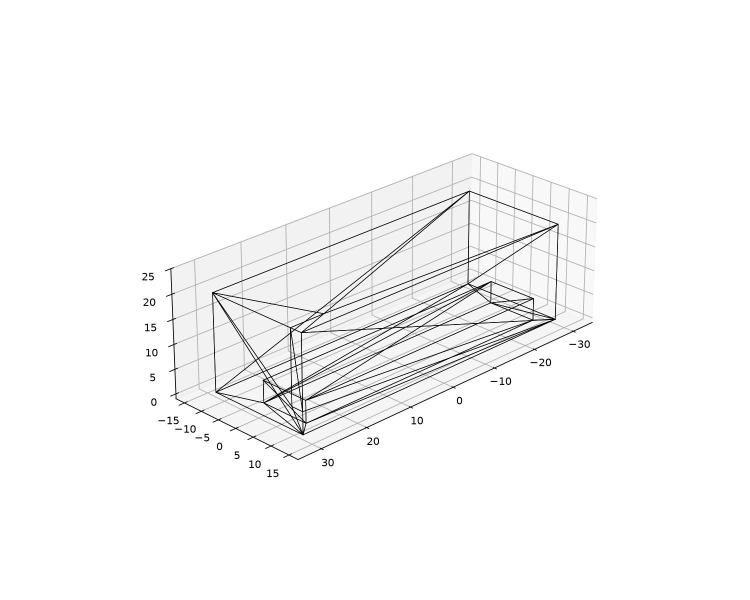
#> input picture ps4_cover_clip_example.jpg, 1500 x 1200 px, found by its file name (shown at 1/2 size)
$ python make_clip_guide.py
#> lines starting #> are read from the running program, lines starting #| are printed output that depends on the picture
from PIL import Image, ImageDraw, ImageFont
import os

base_path = '/workspaces/-'
input_path = os.path.join(base_path, 'ps4_cover_clip_example.jpg')
output_path = os.path.join(base_path, 'ps4_cover_clip_guide.jpg')
if not os.path.exists(input_path):
    raise FileNotFoundError(input_path)
img = Image.open(input_path).convert('RGB')
#> img is the input picture: PIL image 1500x1200 RGB; min 0, max 255, mean 248.5

w, h = img.size
#> w = 1500; h = 1200
new_w = max(2200, w + 800)
#> new_w = 2300
new_h = max(1200, h + 100)
#> new_h = 1300
canvas = Image.new('RGB', (new_w, new_h), (30, 30, 30))
#> canvas: PIL image 2300x1300 RGB; every value is 30
canvas.paste(img, (50, 50))
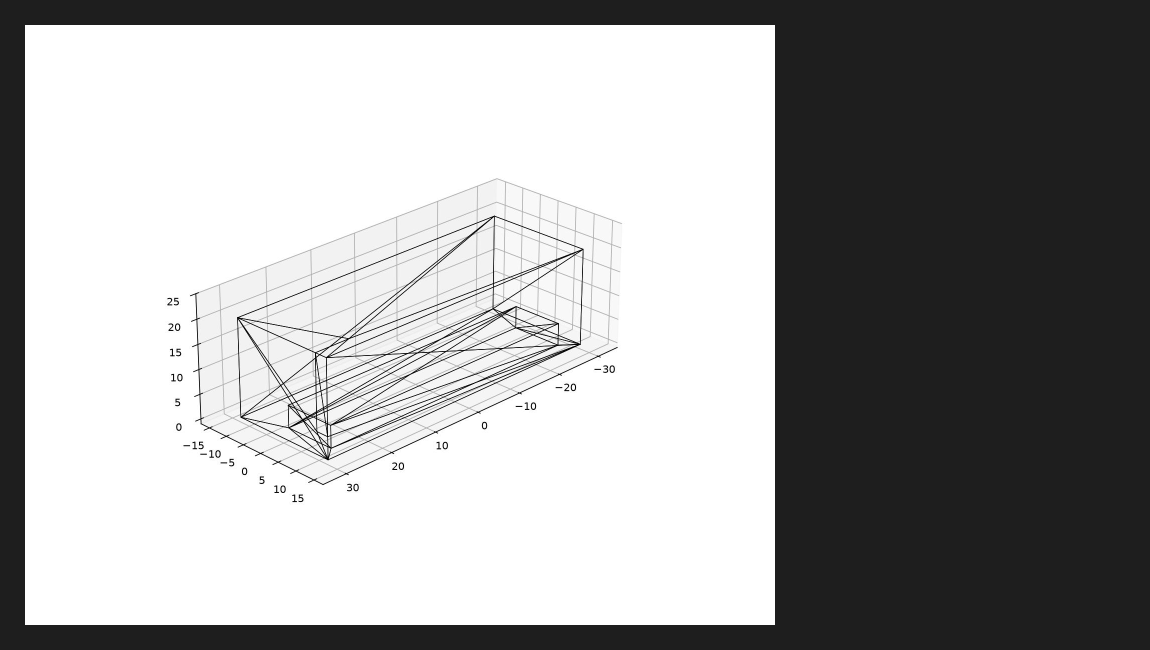
#> canvas: PIL image 2300x1300 RGB (shown at 1/2 size); min 0, max 255, mean 161.6
draw = ImageDraw.Draw(canvas)

try:
    font = ImageFont.truetype('DejaVuSans-Bold.ttf', 34)
    font_small = ImageFont.truetype('DejaVuSans.ttf', 24)
except Exception:
    font = ImageFont.load_default()
    font_small = ImageFont.load_default()

# arrow helper
def arrow(start, end, color=(255,255,255), width=4):
    draw.line([start, end], fill=color, width=width)
    import math
    dx = end[0] - start[0]
    dy = end[1] - start[1]
    dist = math.hypot(dx, dy)
    if dist == 0:
        return
    ux, uy = dx / dist, dy / dist
    perp = (-uy, ux)
    size = 18
    p1 = (end[0] - ux * size + perp[0] * size / 2, end[1] - uy * size + perp[1] * size / 2)
    p2 = (end[0] - ux * size - perp[0] * size / 2, end[1] - uy * size - perp[1] * size / 2)
    draw.polygon([end, p1, p2], fill=color)

# image coordinates
img_x = 50
img_y = 50
img_w = w
#> img_w = 1500
img_h = h
#> img_h = 1200

arrow((img_x + img_w - 40, img_y + 200), (img_x + img_w + 180, img_y + 160))
draw.text((img_x + img_w + 200, img_y + 140), '1. Вставляется сверху', fill=(255,255,255), font=font_small)

arrow((img_x + 100, img_y + img_h - 40), (img_x + 180, img_y + img_h + 40))
draw.text((img_x + 200, img_y + img_h - 20), '2. Нижняя защёлка', fill=(255,255,255), font=font_small)
draw.text((img_x + 200, img_y + img_h + 15), 'держится за корпус', fill=(255,255,255), font=font_small)

arrow((img_x + img_w - 40, img_y + img_h - 120), (img_x + img_w + 220, img_y + img_h - 180))
draw.text((img_x + img_w + 240, img_y + img_h - 200), '3. Передняя часть обхватывает крышку сверху', fill=(255,255,255), font=font_small)

arrow((img_x + 250, img_y + 20), (img_x + 320, img_y + 120))
draw.text((img_x + 340, img_y + 10), '4. Внутренний выступ', fill=(255,255,255), font=font_small)
draw.text((img_x + 340, img_y + 35), 'поддерживает толщину крышки', fill=(255,255,255), font=font_small)

# text section
header = 'Гайд по установке защёлки на корпус PS4'
draw.text((50, h + 70), header, fill=(255,220,130), font=font)

lines = [
    'Расположение клипсы на корпусе:',
    '• Клипса ставится на нижний край крышки.',
    '• Задняя стенка фиксируется за боковой край корпуса.',
    '• Лицевая часть обхватывает крышку сверху.',
    '',
    'Порядок установки:',
    '1. Подведите клипсу к месту крепления на корпусе.',
    '2. Зацепите заднюю стенку за выступ корпуса.',
    '3. Опустите крышку сверху внутрь клипсы.',
    '4. Убедитесь, что боковые стенки обхватили край.',
    '',
    'Рекомендации:',
    '• Принтер: Direct extruder.',
    '• Слайсер: OrcaSlicer с tree supports.',
    '• Не изменять размеры.',
    '• Начните с gap20 (0.20 мм).',
]
text_x = 50
text_y = h + 130
#> text_y = 1330
for line in lines:
    draw.text((text_x, text_y), line, fill=(220,220,220), font=font_small)
    text_y += 32
#> after the loop, text_y = 1842

canvas.save(output_path, quality=90)
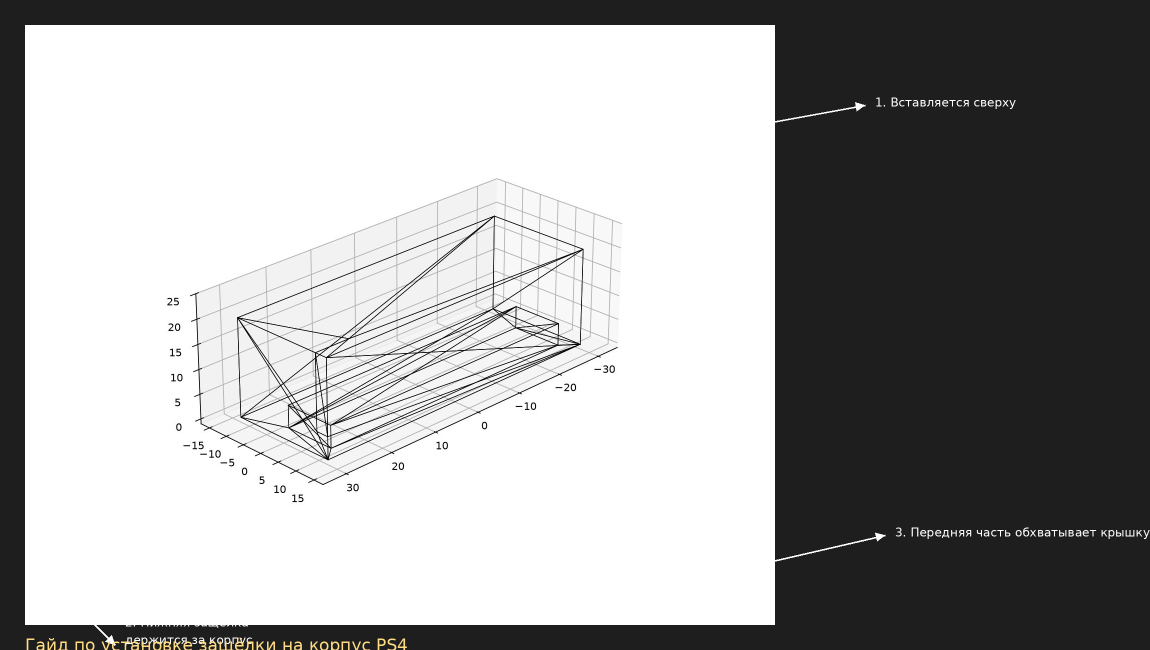
#> saved as ps4_cover_clip_guide.jpg: PIL image 2300x1300 RGB (shown at 1/2 size); mean R, G, B 162.4, 162.4, 162.2
print('saved guide', output_path)
